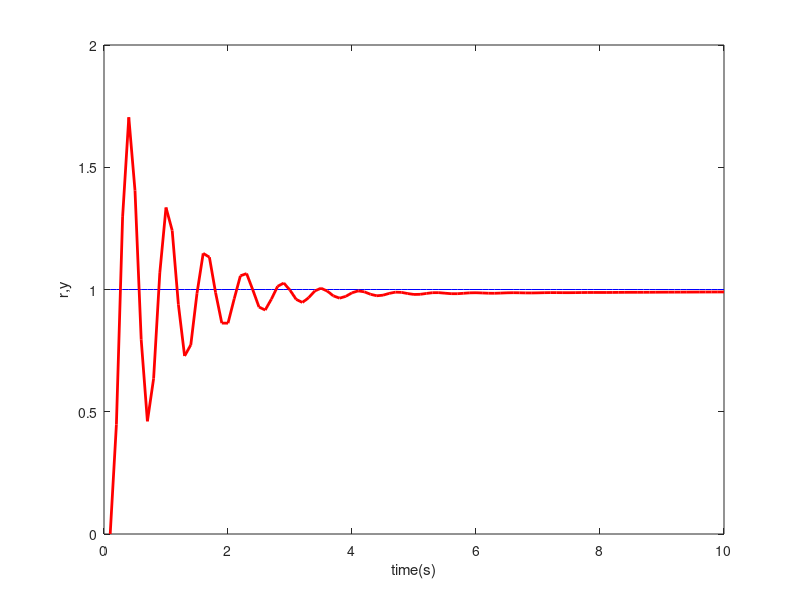
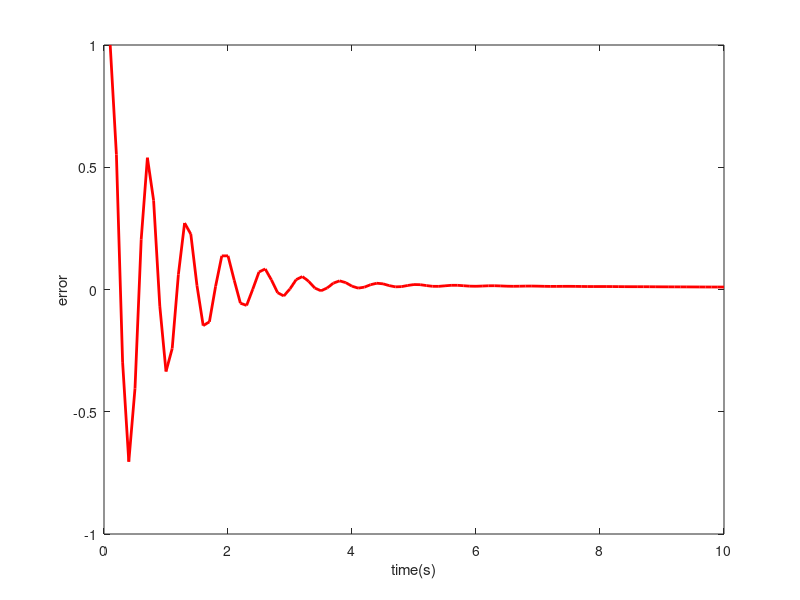

Write the MATLAB code that produced these figures, in order.
% Tradicional

% clear all;
close all;
ts = 0.1;
sys = tf(3000,[1,150,1000,500]); %Planta
dsys=c2d(sys,ts,'z');
[num,den]=tfdata(dsys,'v');
u_1=0;u_2=0;u_3=0;u_4=0;
y_1=0;y_2=0;y_3=0;
ei=0;

kp=5;
ki=0.5;
kd=0.1; % ajustar este valor
sz = 100; % número de iteraciones

time = zeros(1,sz);
yd = zeros(1,sz);
y = zeros(1,sz);
error = zeros(1,sz);
derror = zeros(1,sz);
u = zeros(1,sz);

error_1=0;
for k=1:1:sz
    time(k) = k*ts;
    yd(k) = 1.0;
    y(k) = -den(2)*y_1 - den(3)*y_2 - den(4)*y_3 + num(2)*u_1 + num(3)*u_2 + num(4)*u_3;
    error(k) = yd(k)-y(k);
    derror(k) = error(k) - error_1;
    ei = ei + error(k)*ts;

    u(k)=kp*error(k)+kd*derror(k)/ts+ki*ei; %PID Controller
    u_4=u_3;u_3=u_2;u_2=u_1;u_1=u(k);
    y_3=y_2;y_2=y_1;y_1=y(k);
    error_1=error(k);
end
figure(1);
plot(time,yd,'b',time,y,'r','linewidth',2);
xlabel('time(s)');ylabel('r,y');
figure(2);
plot(time,yd-y,'r','linewidth',2);
xlabel('time(s)');ylabel('error');

